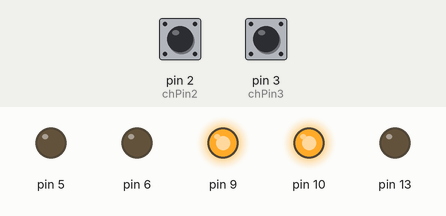
The sketch below on a simulated Arduino Uno, built with avr-gcc and run on an emulated ATmega328P. Shown: output pins drawn as LEDs (lit = HIGH). Dashed ring = blinking. The test bench sets the inputs (shaded band); at power-on: pin 2 (chPin2) LOW, pin 3 (chPin3) LOW. Random numbers use the default seed unless the sketch sets one.

Above: at 11.2 s.
11.3 s: pin 2 (chPin2) pulsed HIGH 2 times (0.12 s each, 0.3 s apart)
At 12.1 s:
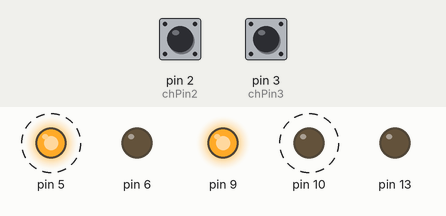
14.9 s: pin 3 (chPin3) pulsed HIGH 2 times (0.12 s each, 0.3 s apart)
At 15.66 s:
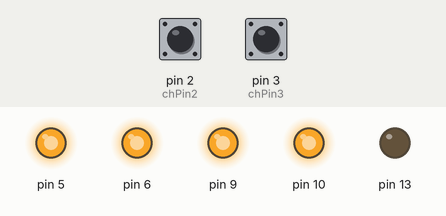
Timing chart, 0 to 23.9 s (numbered marks = the images above; inputs shaded):
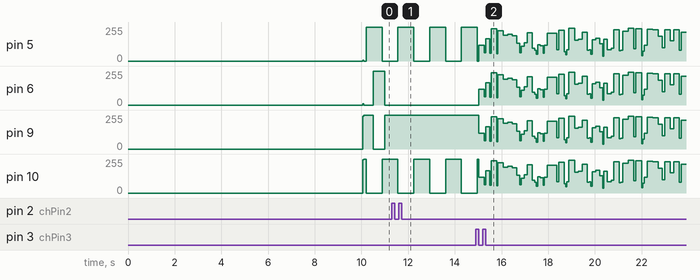

The sketch:

fsm.ino
```cpp
/* Aereo di Daniele

FSM: il throttle e' a posto
Prototipo: F8 Bearcat

Output:
   2 LED PWM ai lati con lampeggio alternato
   2 LED PWM alle estremita ali

Input:
    2 interrupts per th e alettone
    PIN 2:  alettone
    PIN 3:  throttle


    TODO
* Vedere la calibrazione automatica
* Min e max a 1000 - 2000 per alettone

TODO:
Aggiungere FSM per alettone: lampeggi alternati
in base a chValue2
*/

#include <common.h>
# define dEBUG

// Instanziamo un LED fuori dal loop
Lampeggiatore left = 6;
Lampeggiatore right = 9;
Lampeggiatore codasx = 5;
Lampeggiatore codadx = 10;

Pwm pleft = 6;
Pwm pright = 9;
Pwm pcodasx = 5;
Pwm pcodadx = 10;

// Variabili per interrupt 0 si PIN 2
volatile unsigned int chValue2 = 1500; // Valore computato
volatile unsigned int chStart2 = 1500; // Inizio rilevamento

// Variabili per interrupt 1 su PIN 3
volatile unsigned int chValue3 = 1500; // Valore computato
volatile unsigned int chStart3 = 1500; // Inizio rilevamento

// Variabili per autocalibrazione 0
const byte chPin2 = 2; // PIN per la calibrazione alettone
int mid_point2 = 1500;

// Variabili per autocalibrazione 1
const byte chPin3 = 3; // PIN per la calibrazione
int mid_point3 = 1000;

// Variabili
int caso ;
int thrBit;

void setup() {
  // I PINs vengono impostati dal constructor al momento
  // della dichiarazione dell'ogetto.
right.Invert();
codadx.Invert();

  // HI -> LOW --> LOW -> HI
  // per avere 2 LED che lampeggiano alternativamente
    // Funzione relativa a calibrazione con pulsein:
    mid_point2 =  calibraTrim(chPin2) ; // Calibrazione del TRIM attivo sul canale
    //mid_point3 =  calibraTrim(chPin3) ; // Calibrazione del TRIM attivo sul canale
    attachInterrupt(0, chRise2, RISING); // PIN 2 su 328p / 168
    attachInterrupt(1, chRise3, RISING); // PIN 3 su 328p / 168
#ifdef dEBUG
Serial.begin(9600);
#endif
}

void loop() {
//codasx.Blink();
//codadx.Blink();

// Gestione throttle
    if (chValue3 < 1050) {
        // IDLE
//pleft.Up(1000);
//pright.Up(1000);
pcodasx.UD(2000);
pcodadx.UD(2000);
pleft.lUp(1000);
pright.lDown(1000);


    }
    else if (chValue3 > 1900) {
        // Throttle al massimo: LED laterali lampeggiano a caso,
        // Sotto luminosita' a caso
        caso = random(30, 250) ;
pleft.Set(caso);
pright.Set(caso);
pcodasx.Set(caso);
pcodadx.Set(caso);
        delay(caso);
    }
    else {
        // Throttle medio
        thrBit = map(chValue3,1050, 1900, 0, 255);
        codasx.Blink(1220 - 4 * thrBit );
        codadx.Blink(1220 - 4 * thrBit );
left.Blink(map(chValue2,1000,2000,200,800 ));
right.Blink(map(chValue2,1000,2000,800,200 ));
    }
#ifdef DEBUG
    Serial.print("PIN2: ");
    Serial.print(chValue2);
    Serial.print(" -base: ");
    Serial.print(mid_point2);

    Serial.print(" |-| PIN3:");
    Serial.print(chValue3);
    Serial.print(" -base: ");
    Serial.println(mid_point3);
    delay(200);
#endif
}
// Functions
void chRise2() {
    attachInterrupt(0, chFall2, FALLING);
    chStart2 = micros();
}

void chFall2() {
    attachInterrupt(0, chRise2, RISING);
    chValue2 = micros() - chStart2;
}
// Seconod iterrupt
void chRise3() {
    attachInterrupt(1, chFall3, FALLING);
    chStart3 = micros();
}

void chFall3() {
    attachInterrupt(1, chRise3, RISING);
    chValue3 = micros() - chStart3;
}
```
